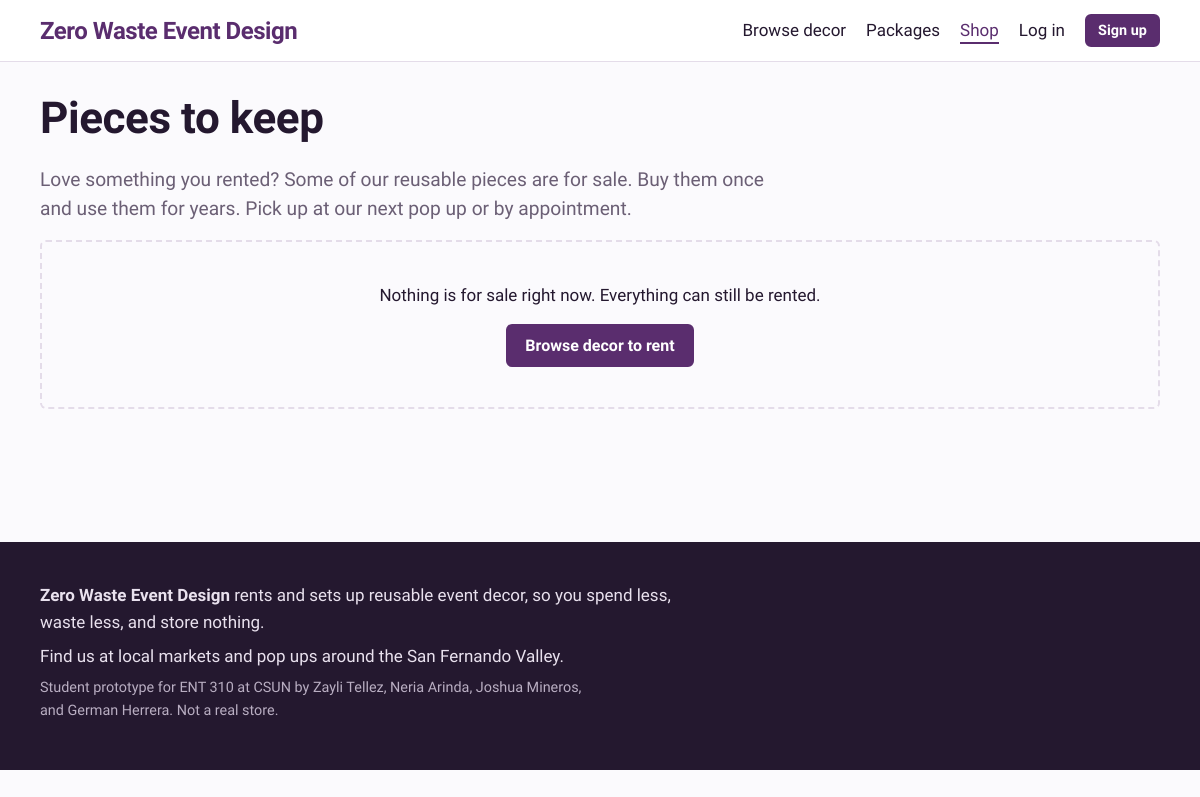
The app's page /shop.php, older data.
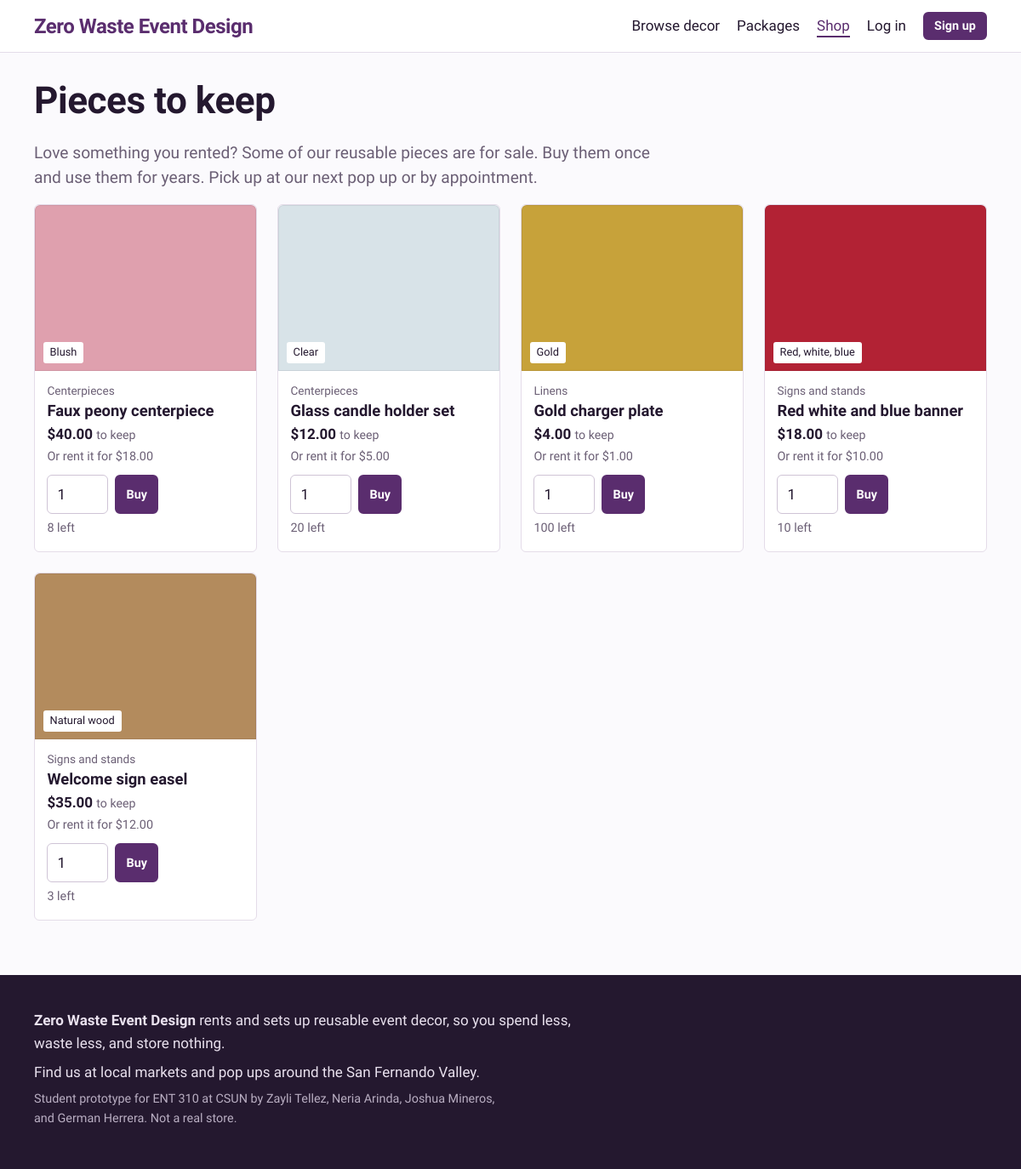
The same page, newer data.
### tables this page shows
CREATE TABLE items (
  id          INT AUTO_INCREMENT PRIMARY KEY,
  category_id INT NOT NULL,
  name        VARCHAR(120) NOT NULL,
  description TEXT NOT NULL,
  color_name  VARCHAR(40)  NOT NULL DEFAULT 'Assorted',
  color_hex   CHAR(7)      NOT NULL DEFAULT '#CCCCCC',
  price       DECIMAL(8,2) NOT NULL,           
  quantity    INT NOT NULL DEFAULT 1,          
  sale_price  DECIMAL(8,2) NULL,               
  sale_stock  INT NOT NULL DEFAULT 0,          
  image_url   VARCHAR(500) NULL,
  is_active   TINYINT(1) NOT NULL DEFAULT 1,
  created_at  TIMESTAMP NOT NULL DEFAULT CURRENT_TIMESTAMP,
  FOREIGN KEY (category_id) REFERENCES categories(id)
);

CREATE TABLE categories (
  id    INT AUTO_INCREMENT PRIMARY KEY,
  name  VARCHAR(60) NOT NULL,
  slug  VARCHAR(60) NOT NULL UNIQUE
);

### includes/bootstrap.php (called while the page is built, shortened)
<?php
function db(): PDO
{
    static $pdo = null;
    if ($pdo === null) {
        $dsn = 'mysql:host=' . DB_HOST . ';port=' . DB_PORT . ';dbname=' . DB_NAME . ';charset=utf8mb4';
        $pdo = new PDO($dsn, DB_USER, DB_PASS, [
            PDO::ATTR_ERRMODE            => PDO::ERRMODE_EXCEPTION,
            PDO::ATTR_DEFAULT_FETCH_MODE => PDO::FETCH_ASSOC,
            PDO::ATTR_EMULATE_PREPARES   => false,
        ]);
    }
    return $pdo;
}
function base_url(): string
{
    static $base = null;
    if ($base === null) {
        $script = $_SERVER['SCRIPT_NAME'] ?? '';
        $dir = str_replace('\\', '/', dirname($script));
        $base = rtrim($dir, '/');
    }
    return $base;
}
function url(string $path = ''): string
{
    return base_url() . '/' . ltrim($path, '/');
}
function e(?string $text): string
{
    return htmlspecialchars((string) $text, ENT_QUOTES, 'UTF-8');
}
function money($amount): string
{
    return '$' . number_format((float) $amount, 2);
}
    ob_start(); ?>

### public/shop.php (the view, shortened to what this page needs)
<?php
require __DIR__ . '/../includes/bootstrap.php';
$items = db()->query('SELECT i.*, c.name AS category_name
                      FROM items i JOIN categories c ON c.id = i.category_id
                      WHERE i.is_active = 1 AND i.sale_price IS NOT NULL
                      ORDER BY c.name, i.name')->fetchAll();
require __DIR__ . '/../includes/header.php';
?>
<h1>Pieces to keep</h1>
<p class="lead">Love something you rented? Some of our reusable pieces are for sale. Buy them once and use them for years. Pick up at our next pop up or by appointment.</p>
<?php if (!$items): ?>
  <div class="empty"><p>Nothing is for sale right now. Everything can still be rented.</p>
    <a class="btn" href="<?= e(url('items.php')) ?>">Browse decor to rent</a></div>
<?php else: ?>
  <div class="grid">
    <?php foreach ($items as $item):
        $left = (int) $item['sale_stock']; ?>
      <div class="chip-card<?= $left <= 0 ? ' is-full' : '' ?>">
        <a class="card-link" href="<?= e(url('item.php?id=' . $item['id'])) ?>">
          <?php if ($item['image_url']): ?>
            <img class="swatch" src="<?= e($item['image_url']) ?>" alt="">
          <?php else: ?>
            <span class="swatch" style="--swatch: <?= e($item['color_hex']) ?>"><span class="swatch-name"><?= e($item['color_name']) ?></span></span>
          <?php endif; ?>
        </a>
        <span class="chip-body">
          <span class="chip-kicker"><?= e($item['category_name']) ?></span>
          <a class="chip-title" href="<?= e(url('item.php?id=' . $item['id'])) ?>"><?= e($item['name']) ?></a>
          <span class="chip-price"><?= money($item['sale_price']) ?> <small>to keep</small></span>
          <span class="small">Or rent it for <?= money($item['price']) ?></span>
          <?php if ($left > 0): ?>
            <form method="post" action="<?= e(url('buy.php')) ?>" class="row-form buy-row">
              <input id="q<?= (int) $item['id'] ?>" type="number" name="quantity" value="1" min="1" max="<?= $left ?>">
              <button type="submit" class="btn btn-small">Buy</button>
            </form>
            <span class="small"><?= $left ?> left</span>
          <?php else: ?>
            <span class="avail avail-no">Sold out</span>
          <?php endif; ?>
        </span>
      </div>
    <?php endforeach; ?>
  </div>
<?php endif; ?>
<?php require __DIR__ . '/../includes/footer.php'; ?>

Row changes from the older to the newer data that the page shows:
now on this page (row edited): items: color_name "Blush", category.name "Centerpieces", name "Faux peony centerpiece", sale_price "$40.00", price "$18.00", sale_stock "8"
now on this page (row edited): items: color_name "Clear", category.name "Centerpieces", name "Glass candle holder set", sale_price "$12.00", price "$5.00", sale_stock "20"
now on this page (row edited): items: color_name "Gold", category.name "Linens", name "Gold charger plate", sale_price "$4.00", price "$1.00", sale_stock "100"
now on this page (row edited): items: color_name "Red, white, blue", category.name "Signs and stands", name "Red white and blue banner", sale_price "$18.00", price "$10.00", sale_stock "10"
now on this page (row edited): items: color_name "Natural wood", category.name "Signs and stands", name "Welcome sign easel", sale_price "$35.00", price "$12.00", sale_stock "3"
Text that changed along with them:
text no longer shown: "Nothing is for sale right now. Everything can still be rented. Browse decor to rent"
